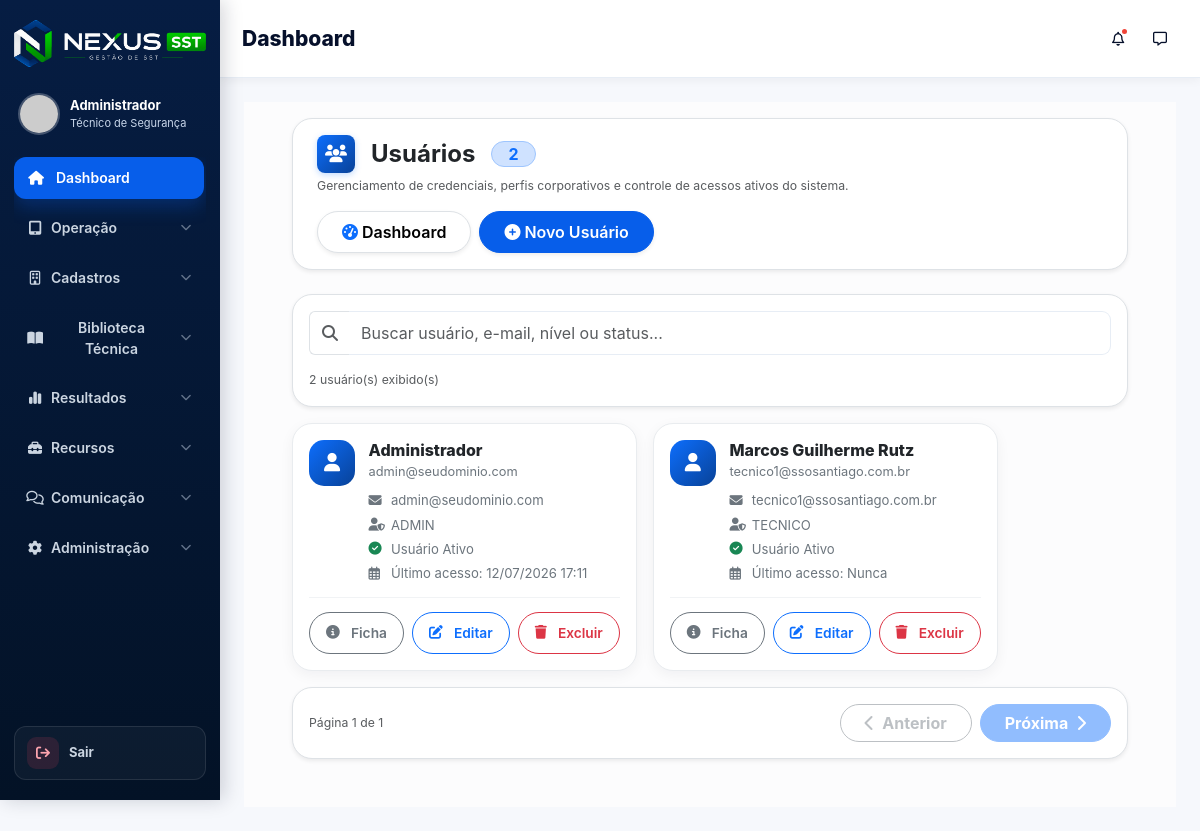
Page /nexus_sst/public/usuarios (signed in) on the committed database.
### tables this page shows
CREATE TABLE `usuarios` (
  `id` int NOT NULL AUTO_INCREMENT,
  `nome` varchar(150) NOT NULL,
  `email` varchar(150) NOT NULL,
  `senha` varchar(255) NOT NULL,
  `telefone` varchar(30) DEFAULT NULL,
  `tipo` enum('ADMIN','TECNICO','CLIENTE','VISUALIZADOR') DEFAULT 'TECNICO',
  `registro_profissional` varchar(100) DEFAULT NULL,
  `conselho` varchar(50) DEFAULT NULL,
  `uf` char(2) DEFAULT NULL,
  `assinatura` text,
  `ativo` tinyint(1) DEFAULT '1',
  `ultimo_login` datetime DEFAULT NULL,
  `criado_em` timestamp NULL DEFAULT CURRENT_TIMESTAMP,
  `ultimo_acesso` datetime DEFAULT NULL,
  PRIMARY KEY (`id`),
  UNIQUE KEY `email` (`email`)
);

### core/Controller.php (called while the page is built, shortened)
<?php
class Controller
{
    public function model($model)
    {
        $modelFile = dirname(__DIR__) . "/app/models/{$model}.php";
        return new $model();
    }
    public function view($view, $data = [])
    {
        extract($data);
        $viewPath = dirname(__DIR__) . "/app/views/{$view}.php";
        require_once $viewPath;
    }
}

### app/controllers/UsuariosController.php (called while the page is built, shortened)
<?php
class UsuariosController extends Controller
{
    private $usuarioModel;
    public function __construct()
    {
        $this->usuarioModel = $this->model('Usuario');
    }
    public function index()
    {
        $userName = $this->usuarioModel->listarTodos();
        $dados = [
            'titulo'   => 'Usuários',
            'usuarios' => $userName,
            'css'      => 'usuarios.css'
        ];
        $this->view('usuarios/index', $dados);
    }
}

### core/Router.php (called while the page is built, shortened)
<?php
class Router
{
    private array $routes = [];
    private function add(string $httpMethod, string $uri, string $controller, string $method): void
    {
        $uri = '/' . trim($uri, '/');
        $this->routes[$httpMethod][$uri] = [
            'controller' => $controller,
            'method' => $method
        ];
    }
    public function dispatch(): void
    {
        $httpMethod = strtoupper($_SERVER['REQUEST_METHOD'] ?? 'GET');
        $requestUri = $_SERVER['REQUEST_URI'] ?? '/';
        $requestPath = parse_url($requestUri, PHP_URL_PATH) ?: '/';
        $route = $this->normalizeRequestPath($requestPath);
        $routes = $this->routes[$httpMethod] ?? [];
        $match = $this->matchRoute($routes, $route);
        $methodName = $match['method'];
        $params = $match['params'];
        $controller = new $controllerName();
        $controller->$methodName(...$params);
    }
    private function normalizeRequestPath(string $requestPath): string
    {
        $route = '/' . ltrim($requestPath, '/');
        $basePaths = [];
        if (defined('BASE_URL')) {
            $configuredBasePath = parse_url((string) BASE_URL, PHP_URL_PATH);
            if (is_string($configuredBasePath) && $configuredBasePath !== '') {
                $basePaths[] = '/' . trim($configuredBasePath, '/');
            }
        }
        $basePaths = array_values(array_unique(array_filter($basePaths)));
        usort($basePaths, static fn(string $a, string $b): int => strlen($b) <=> strlen($a));
        foreach ($basePaths as $basePath) {
            if (str_starts_with($route, $basePath . '/')) {
                $route = substr($route, strlen($basePath));
                break;
            }
        }
        $route = '/' . trim($route, '/');
        return $route === '//' ? '/' : $route;
    }
    private function matchRoute(array $routes, string $route): ?array
    {
        if (isset($routes[$route])) {
            return [
                'controller' => $routes[$route]['controller'],
                'method' => $routes[$route]['method'],
                'params' => []
            ];
        }
        return null;
    }
}

### public/index.php (called while the page is built, shortened)
<?php
spl_autoload_register(function ($class) {
    $paths = [
        dirname(__DIR__) . '/core/',
        dirname(__DIR__) . '/app/controllers/',
        dirname(__DIR__) . '/app/models/',
        dirname(__DIR__) . '/app/services/',
        dirname(__DIR__) . '/app/helpers/',
        dirname(__DIR__) . '/app/traits/',
    ];
    foreach ($paths as $path) {
        $file = $path . $class . '.php';
        if (file_exists($file)) {
            return;
        }
    }
});
$router = new Router();
$router->dispatch();

### app/models/Usuario.php (called while the page is built, shortened)
<?php
class Usuario extends Database
{
    private PDO $db;
    public function __construct()
    {
        $this->db = $this->getConnection();
    }
    public function listarTodos()
    {
        $sql = "SELECT
                    id,
                    nome,
                    email,
                    tipo,
                    ativo,
                    ultimo_acesso,
                    criado_em
                FROM usuarios
                ORDER BY nome ASC";
        $stmt = $this->db->query($sql);
        return $stmt->fetchAll(PDO::FETCH_ASSOC);
    }
}

### core/Database.php (called while the page is built, shortened)
<?php
class Database
{
    protected PDO $pdo;
    public function __construct()
    {
        $config = require __DIR__ . '/../config/database.php';
        $host = (string)$config['host'];
        $dbname = (string)$config['dbname'];
        $usuario = (string)$config['usuario'];
        $senha = (string)$config['senha'];
        $charset = (string)($config['charset'] ?? 'utf8mb4');
        $collation = (string)($config['collation'] ?? 'utf8mb4_unicode_ci');
        $dsn = "mysql:host={$host};dbname={$dbname};charset={$charset}";
        $opcoes = [
            PDO::ATTR_ERRMODE => PDO::ERRMODE_EXCEPTION,
            PDO::ATTR_DEFAULT_FETCH_MODE => PDO::FETCH_ASSOC,
            PDO::ATTR_PERSISTENT => true,
            PDO::ATTR_EMULATE_PREPARES => false,
            PDO::MYSQL_ATTR_INIT_COMMAND => "SET NAMES {$charset} COLLATE {$collation}",
        ];
        try {
            $this->pdo = new PDO($dsn, $usuario, $senha, $opcoes);
            $this->pdo->exec("SET NAMES {$charset} COLLATE {$collation}");
        } catch (PDOException $e) {
            $this->erro = $e->getMessage();
            die('Erro de conexão com o banco de dados: ' . $this->erro);
        }
    }
    public function getConnection(): PDO
    {
        return $this->pdo;
    }
}

### config/database.php (called while the page is built)
<?php
return [
    'host'     => 'localhost',
    'dbname'   => 'nexus',
    'usuario'  => 'root',
    'senha'    => 'samuel06',
    'charset'  => 'utf8mb4',
    'collation'=> 'utf8mb4_unicode_ci',
];

### app/views/usuarios/index.php (the view, shortened to what this page needs)
<?php
require_once dirname(__DIR__) . '/templates/header.php';
?>
<main class="content flex-grow-1 pt-3 px-4 pb-4 bg-light-subtle">
    <div class="container-fluid px-2 px-lg-4 mb-4">
        <div class="toast-container position-fixed top-0 end-0 p-3" style="z-index:9999;">
        </div>
        <header class="page-header-usuarios mb-4 px-4 py-3 bg-white border rounded-3 shadow-sm d-flex align-items-center justify-content-between flex-wrap gap-3">
            <div>
                <h3 class="m-0 fw-bold text-dark d-flex align-items-center gap-3" style="font-size: 1.5rem;">
                    <span class="icon-container d-flex align-items-center justify-content-center"
                        style="width: 38px; height: 38px; background: linear-gradient(135deg, #0d6efd, #084298); border-radius: 8px; box-shadow: 0 2px 6px rgba(13, 110, 253, 0.25);">
                        <i class="fas fa-users text-white" style="font-size: 1.10rem;"></i>
                    </span>
                    Usuários
                    <span class="badge bg-primary-subtle text-primary rounded-pill px-3 py-1 fw-bold fs-6 border border-primary-subtle">
                        <?= count($usuarios ?? []) ?>
                    </span>
                </h3>
                <small class="text-muted d-block mt-1">
                    Gerenciamento de credenciais, perfis corporativos e controle de acessos ativos do sistema.
                </small>
            </div>
            <div class="page-header-actions d-flex gap-2 flex-wrap">
                <a href="<?= BASE_URL ?>/dashboard" class="btn btn-light border rounded-pill px-4 fw-semibold shadow-sm">
                    <i class="fas fa-gauge-high me-1 text-primary"></i>
                    Dashboard
                </a>
                <a href="<?= BASE_URL ?>/usuarios/criar" class="btn btn-primary rounded-pill px-4 fw-semibold shadow-sm">
                    <i class="fas fa-plus-circle me-1"></i>
                    Novo Usuário
                </a>
            </div>
        </header>
        <?php if (!empty($usuarios)): ?>
            <section class="usuarios-app-view">
                <div class="usuarios-app-toolbar bg-white border rounded-4 shadow-sm p-3 mb-3">
                    <div class="input-group usuarios-app-search">
                        <span class="input-group-text bg-white border-end-0">
                            <i class="fas fa-search text-muted"></i>
                        </span>
                        <input
                            type="text"
                            id="buscarUsuario"
                            class="form-control border-start-0"
                            placeholder="Buscar usuário, e-mail, nível ou status...">
                    </div>
                    <div class="d-flex align-items-center justify-content-between mt-3 gap-2">
                        <small class="text-muted">
                            <span id="contadorUsuarios"><?= count($usuarios ?? []) ?></span>
                            usuário(s) exibido(s)
                        </small>
                    </div>
                </div>
                <div class="usuarios-app-list">
                    <?php foreach ($usuarios as $u): ?>
                        <?php
                        $usuarioAtivo = (int)($u['ativo'] ?? 0) === 1;
                        $textoBusca = strtolower(
                            ($u['nome'] ?? '') . ' ' .
                            ($u['email'] ?? '') . ' ' .
                            ($u['tipo'] ?? '') . ' ' .
                            ($usuarioAtivo ? 'ativo ativa' : 'inativo inativa')
                        );
                        ?>
                        <article class="usuario-app-card" data-search="<?= htmlspecialchars($textoBusca) ?>">
                            <div class="usuario-app-card-main">
                                <div class="usuario-app-icon">
                                    <i class="fas fa-user"></i>
                                </div>
                                <div class="usuario-app-content">
                                    <h5><?= htmlspecialchars($u['nome'] ?? 'Usuário sem nome') ?></h5>
                                    <p class="usuario-app-subtitle">
                                        <?= htmlspecialchars($u['email'] ?? 'E-mail não informado') ?>
                                    </p>
                                    <div class="usuario-app-meta">
                                        <span>
                                            <i class="fas fa-envelope"></i>
                                            <?= !empty($u['email']) ? htmlspecialchars($u['email']) : 'E-mail não informado' ?>
                                        </span>
                                        <span>
                                            <i class="fas fa-user-shield"></i>
                                            <?= !empty($u['tipo']) ? htmlspecialchars($u['tipo']) : 'Nível não informado' ?>
                                        </span>
                                        <span>
                                            <i class="<?= $usuarioAtivo ? 'fas fa-circle-check text-success' : 'fas fa-circle-xmark text-danger' ?>"></i>
                                            <?= $usuarioAtivo ? 'Usuário Ativo' : 'Usuário Inativo' ?>
                                        </span>
                                        <span>
                                            <i class="far fa-calendar-alt"></i>
                                            Último acesso:
                                            <?= !empty($u['ultimo_acesso']) ? date('d/m/Y H:i', strtotime($u['ultimo_acesso'])) : 'Nunca' ?>
                                        </span>
                                    </div>
                                </div>
                            </div>
                            <div class="usuario-app-actions">
                                <button
                                    class="btn btn-outline-secondary rounded-pill px-3"
                                    data-bs-toggle="modal"
                                    data-bs-target="#modalUsuario<?= $u['id'] ?>">
                                    <i class="fas fa-circle-info me-1"></i>
                                    Ficha
                                </button>
                                <a href="<?= BASE_URL ?>/usuarios/editar/<?= $u['id'] ?>" class="btn btn-outline-primary rounded-pill px-3">
                                    <i class="fas fa-edit me-1"></i>
                                    Editar
                                </a>
                                <a href="<?= BASE_URL ?>/usuarios/excluir/<?= $u['id'] ?>"
                                   class="btn btn-outline-danger rounded-pill px-3"
                                   onclick="return confirm('Excluir este usuário?')">
                                    <i class="fas fa-trash me-1"></i>
                                    Excluir
                                </a>
                            </div>
                        </article>
                    <?php endforeach; ?>
                </div>
                <div class="usuarios-pagination bg-white border rounded-4 shadow-sm p-3 mt-3">
                    <div class="d-flex flex-column flex-md-row justify-content-between align-items-center gap-3">
                        <small class="text-muted">
                            Página <span id="paginaAtualUsuarios">1</span> de <span id="totalPaginasUsuarios">1</span>
                        </small>
                        <div class="d-flex gap-2">
                            <button type="button" id="btnAnteriorUsuarios" class="btn btn-outline-secondary rounded-pill px-4">
                                <i class="fas fa-chevron-left me-1"></i>
                                Anterior
                            </button>
                            <button type="button" id="btnProximaUsuarios" class="btn btn-primary rounded-pill px-4">
                                Próxima
                                <i class="fas fa-chevron-right ms-1"></i>
                            </button>
                        </div>
                    </div>
                </div>
            </section>
        <?php endif; ?>
    </div>
</main>
<?php require_once dirname(__DIR__) . '/templates/footer.php'; ?>

### rows in the picture
usuarios: nome "Administrador", email "admin@seudominio.com", tipo "ADMIN", ativo 1 (drawn), ultimo_acesso "12/07/2026 17:11"
usuarios: nome "Marcos Guilherme Rutz", email "tecnico1@ssosantiago.com.br", tipo "TECNICO", ativo 1 (drawn), shows "Nunca"

### other values in the picture
$usuario "Administrador"
$pageTitle "Dashboard"
count($usuarios ?? []) "2"
